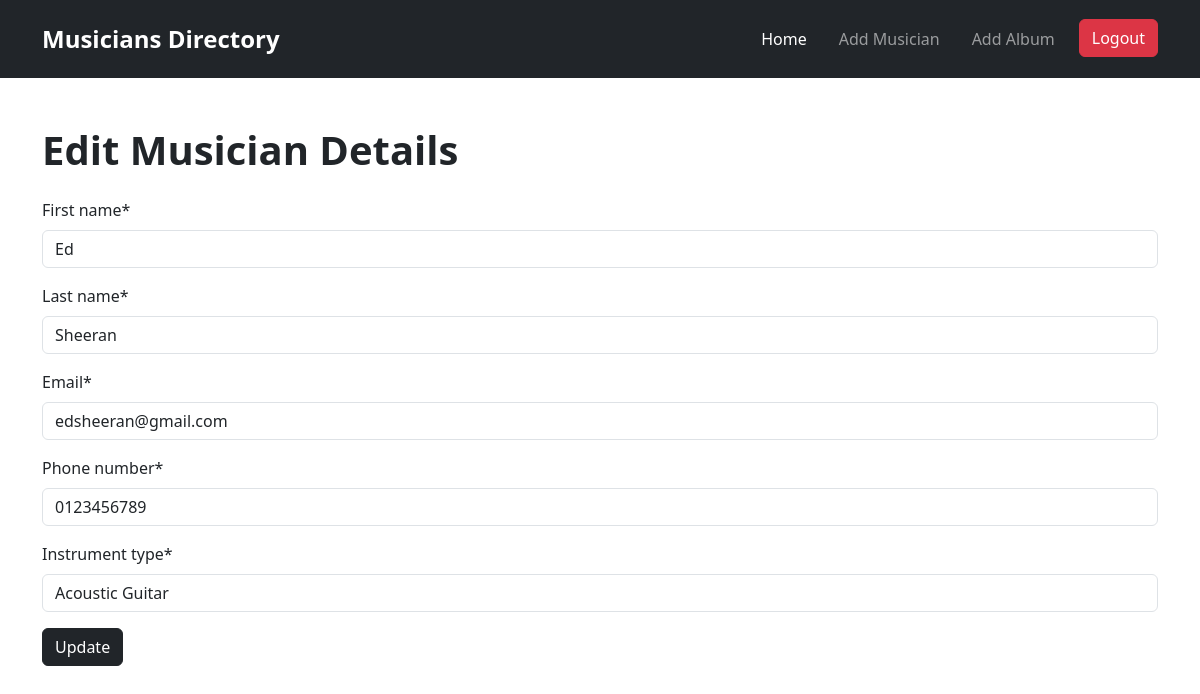
The page /musician/edit/1/ (signed in) on the database as committed earlier.
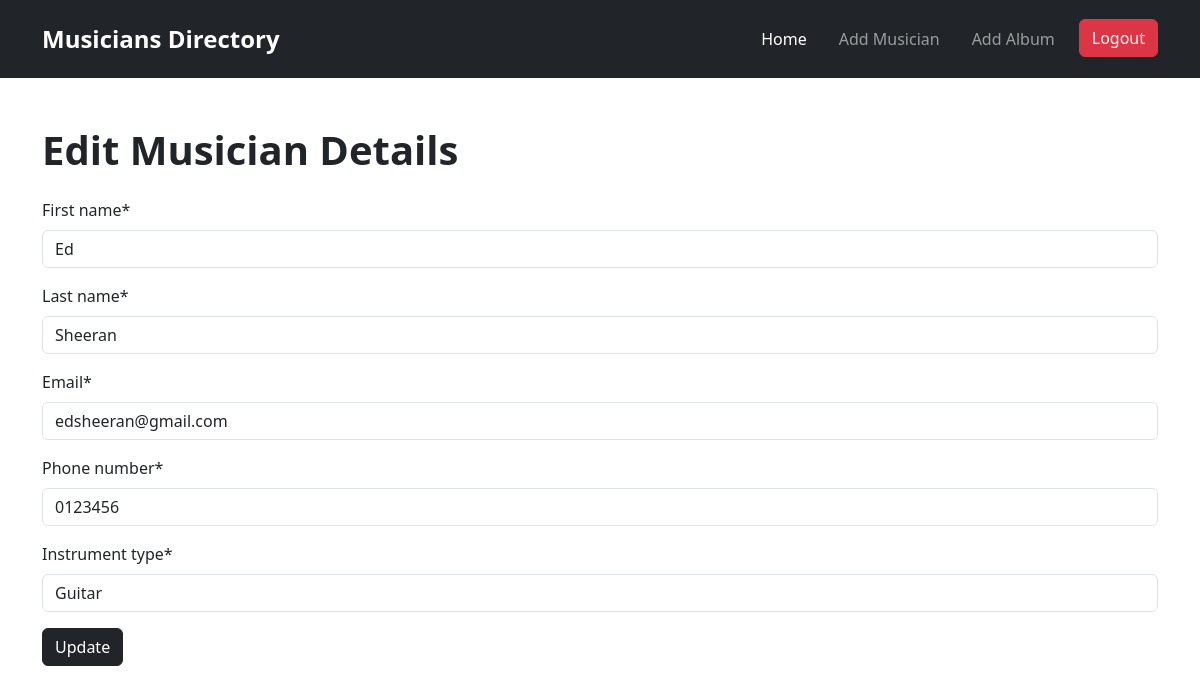
The same page on the database as committed later.
### musician/models.py (models this page shows, shortened)
class Musician(models.Model):
    first_name = models.CharField(max_length=100)
    last_name = models.CharField(max_length=100)
    email = models.EmailField()
    phone_number = models.CharField(max_length=12)
    instrument_type = models.CharField(max_length=100)

### musician/views.py (the view)
# urls.py: path('edit/<int:id>/', EditMusicianView.as_view(), name='edit_musician'),
@method_decorator(login_required, name='dispatch')
class EditMusicianView(UpdateView):
    model = Musician
    form_class = MusicianForm
    template_name = 'edit_musician.html'
    pk_url_kwarg = 'id'
    success_url = reverse_lazy('home')

### musician/forms.py
class MusicianForm(forms.ModelForm):
    class Meta:
        model = Musician
        fields = '__all__'

### musician/templates/edit_musician.html (shortened to what this page needs)
{% extends 'base.html' %}
{% load crispy_forms_tags %}
{% block content %}
<div>
    <h1 class="mb-4 fw-bold">Edit Musician Details</h1>
    <form method="post">
        {{form|crispy}}
        <button class="btn btn btn-dark">Update</button>
</div>
{% endblock %}

Rows that differ between the two databases and show on the page:
changed Musician "Ed": phone_number "0123456789" → "0123456"; instrument_type "Acoustic Guitar" → "Guitar"
